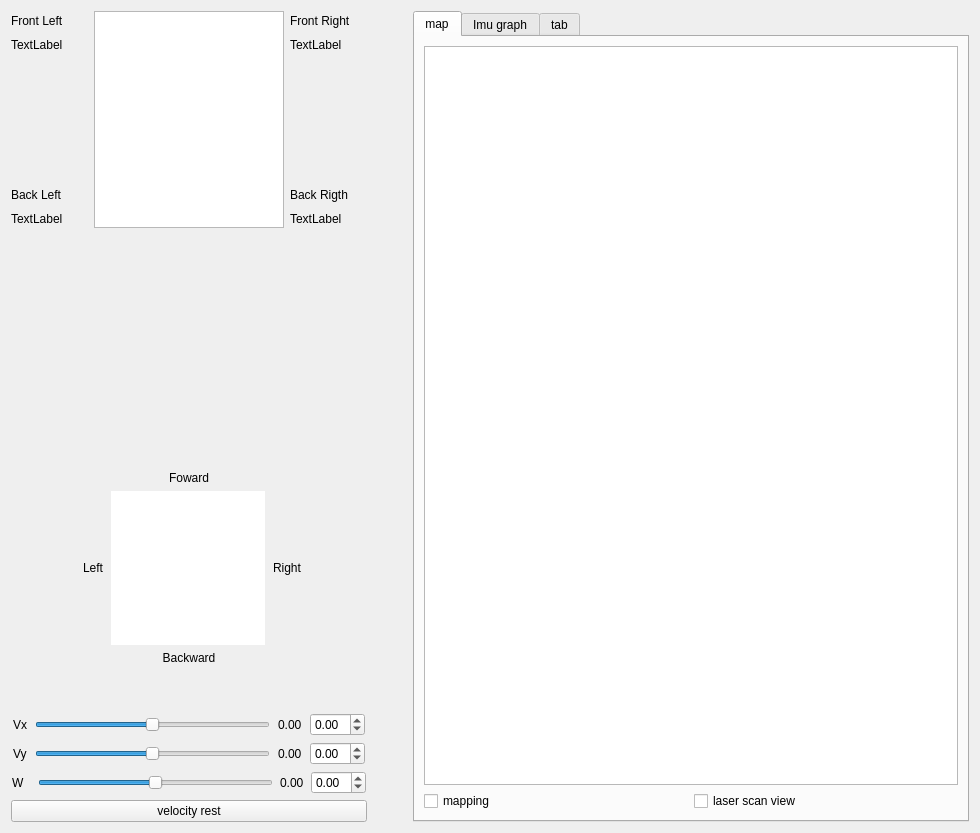
<?xml version="1.0" encoding="UTF-8"?>
<ui version="4.0">
 <class>Form</class>
 <widget class="QWidget" name="Form">
  <property name="geometry">
   <rect>
    <x>0</x>
    <y>0</y>
    <width>980</width>
    <height>833</height>
   </rect>
  </property>
  <property name="sizePolicy">
   <sizepolicy hsizetype="Expanding" vsizetype="Expanding">
    <horstretch>0</horstretch>
    <verstretch>0</verstretch>
   </sizepolicy>
  </property>
  <property name="minimumSize">
   <size>
    <width>50</width>
    <height>0</height>
   </size>
  </property>
  <property name="windowTitle">
   <string>Form</string>
  </property>
  <layout class="QGridLayout" name="gridLayout_3">
   <item row="1" column="0">
    <layout class="QHBoxLayout" name="horizontalLayout_5">
     <property name="sizeConstraint">
      <enum>QLayout::SetMinimumSize</enum>
     </property>
     <item>
      <layout class="QVBoxLayout" name="verticalLayout_2">
       <item>
        <layout class="QGridLayout" name="gridLayout">
         <item row="4" column="0">
          <widget class="QLabel" name="BL_angVel">
           <property name="text">
            <string>TextLabel</string>
           </property>
          </widget>
         </item>
         <item row="4" column="2">
          <widget class="QLabel" name="BR_angVel">
           <property name="text">
            <string>TextLabel</string>
           </property>
          </widget>
         </item>
         <item row="0" column="1" rowspan="5">
          <widget class="QGraphicsView" name="mecanum">
           <property name="minimumSize">
            <size>
             <width>190</width>
             <height>217</height>
            </size>
           </property>
           <property name="maximumSize">
            <size>
             <width>190</width>
             <height>217</height>
            </size>
           </property>
          </widget>
         </item>
         <item row="3" column="0">
          <widget class="QLabel" name="label_3">
           <property name="text">
            <string>Back Left</string>
           </property>
          </widget>
         </item>
         <item row="3" column="2">
          <widget class="QLabel" name="label_4">
           <property name="text">
            <string>Back Rigth</string>
           </property>
          </widget>
         </item>
         <item row="0" column="0">
          <widget class="QLabel" name="label">
           <property name="sizePolicy">
            <sizepolicy hsizetype="Fixed" vsizetype="Preferred">
             <horstretch>0</horstretch>
             <verstretch>0</verstretch>
            </sizepolicy>
           </property>
           <property name="minimumSize">
            <size>
             <width>77</width>
             <height>0</height>
            </size>
           </property>
           <property name="maximumSize">
            <size>
             <width>77</width>
             <height>16777215</height>
            </size>
           </property>
           <property name="text">
            <string>Front Left</string>
           </property>
          </widget>
         </item>
         <item row="1" column="0">
          <widget class="QLabel" name="FL_angVel">
           <property name="text">
            <string>TextLabel</string>
           </property>
          </widget>
         </item>
         <item row="0" column="2">
          <widget class="QLabel" name="label_5">
           <property name="sizePolicy">
            <sizepolicy hsizetype="Fixed" vsizetype="Preferred">
             <horstretch>0</horstretch>
             <verstretch>0</verstretch>
            </sizepolicy>
           </property>
           <property name="minimumSize">
            <size>
             <width>77</width>
             <height>0</height>
            </size>
           </property>
           <property name="maximumSize">
            <size>
             <width>77</width>
             <height>16777215</height>
            </size>
           </property>
           <property name="text">
            <string>Front Right</string>
           </property>
          </widget>
         </item>
         <item row="1" column="2">
          <widget class="QLabel" name="FR_angVel">
           <property name="text">
            <string>TextLabel</string>
           </property>
          </widget>
         </item>
         <item row="2" column="2">
          <spacer name="verticalSpacer_2">
           <property name="orientation">
            <enum>Qt::Vertical</enum>
           </property>
           <property name="sizeType">
            <enum>QSizePolicy::Fixed</enum>
           </property>
           <property name="sizeHint" stdset="0">
            <size>
             <width>20</width>
             <height>125</height>
            </size>
           </property>
          </spacer>
         </item>
         <item row="2" column="0">
          <spacer name="verticalSpacer">
           <property name="orientation">
            <enum>Qt::Vertical</enum>
           </property>
           <property name="sizeType">
            <enum>QSizePolicy::Fixed</enum>
           </property>
           <property name="sizeHint" stdset="0">
            <size>
             <width>20</width>
             <height>125</height>
            </size>
           </property>
          </spacer>
         </item>
        </layout>
       </item>
       <item>
        <layout class="QVBoxLayout" name="verticalLayout">
         <item>
          <spacer name="verticalSpacer_3">
           <property name="orientation">
            <enum>Qt::Vertical</enum>
           </property>
           <property name="sizeHint" stdset="0">
            <size>
             <width>20</width>
             <height>40</height>
            </size>
           </property>
          </spacer>
         </item>
         <item>
          <layout class="QVBoxLayout" name="verticalLayout_3">
           <item>
            <widget class="QLabel" name="label_2">
             <property name="text">
              <string>Foward</string>
             </property>
             <property name="alignment">
              <set>Qt::AlignCenter</set>
             </property>
            </widget>
           </item>
           <item>
            <layout class="QHBoxLayout" name="horizontalLayout_4">
             <item>
              <spacer name="horizontalSpacer">
               <property name="orientation">
                <enum>Qt::Horizontal</enum>
               </property>
               <property name="sizeType">
                <enum>QSizePolicy::Fixed</enum>
               </property>
               <property name="sizeHint" stdset="0">
                <size>
                 <width>40</width>
                 <height>20</height>
                </size>
               </property>
              </spacer>
             </item>
             <item>
              <widget class="QLabel" name="label_8">
               <property name="sizePolicy">
                <sizepolicy hsizetype="Fixed" vsizetype="Preferred">
                 <horstretch>0</horstretch>
                 <verstretch>0</verstretch>
                </sizepolicy>
               </property>
               <property name="minimumSize">
                <size>
                 <width>50</width>
                 <height>0</height>
                </size>
               </property>
               <property name="layoutDirection">
                <enum>Qt::RightToLeft</enum>
               </property>
               <property name="text">
                <string>Left</string>
               </property>
               <property name="alignment">
                <set>Qt::AlignRight|Qt::AlignTrailing|Qt::AlignVCenter</set>
               </property>
              </widget>
             </item>
             <item>
              <widget class="QGraphicsView" name="vel_veiw">
               <property name="sizePolicy">
                <sizepolicy hsizetype="Fixed" vsizetype="Fixed">
                 <horstretch>0</horstretch>
                 <verstretch>0</verstretch>
                </sizepolicy>
               </property>
               <property name="minimumSize">
                <size>
                 <width>154</width>
                 <height>154</height>
                </size>
               </property>
               <property name="maximumSize">
                <size>
                 <width>154</width>
                 <height>154</height>
                </size>
               </property>
               <property name="baseSize">
                <size>
                 <width>230</width>
                 <height>230</height>
                </size>
               </property>
               <property name="contextMenuPolicy">
                <enum>Qt::PreventContextMenu</enum>
               </property>
               <property name="frameShape">
                <enum>QFrame::NoFrame</enum>
               </property>
               <property name="frameShadow">
                <enum>QFrame::Sunken</enum>
               </property>
               <property name="verticalScrollBarPolicy">
                <enum>Qt::ScrollBarAlwaysOff</enum>
               </property>
               <property name="horizontalScrollBarPolicy">
                <enum>Qt::ScrollBarAlwaysOff</enum>
               </property>
              </widget>
             </item>
             <item>
              <widget class="QLabel" name="label_7">
               <property name="sizePolicy">
                <sizepolicy hsizetype="Fixed" vsizetype="Preferred">
                 <horstretch>0</horstretch>
                 <verstretch>0</verstretch>
                </sizepolicy>
               </property>
               <property name="minimumSize">
                <size>
                 <width>50</width>
                 <height>0</height>
                </size>
               </property>
               <property name="text">
                <string>Right</string>
               </property>
              </widget>
             </item>
             <item>
              <spacer name="horizontalSpacer_2">
               <property name="orientation">
                <enum>Qt::Horizontal</enum>
               </property>
               <property name="sizeType">
                <enum>QSizePolicy::Fixed</enum>
               </property>
               <property name="sizeHint" stdset="0">
                <size>
                 <width>40</width>
                 <height>20</height>
                </size>
               </property>
              </spacer>
             </item>
            </layout>
           </item>
           <item>
            <widget class="QLabel" name="label_6">
             <property name="text">
              <string>Backward</string>
             </property>
             <property name="alignment">
              <set>Qt::AlignCenter</set>
             </property>
            </widget>
           </item>
           <item>
            <spacer name="verticalSpacer_4">
             <property name="orientation">
              <enum>Qt::Vertical</enum>
             </property>
             <property name="sizeHint" stdset="0">
              <size>
               <width>20</width>
               <height>40</height>
              </size>
             </property>
            </spacer>
           </item>
          </layout>
         </item>
         <item>
          <layout class="QHBoxLayout" name="horizontalLayout">
           <property name="sizeConstraint">
            <enum>QLayout::SetFixedSize</enum>
           </property>
           <item>
            <widget class="QLabel" name="Vx_fix_label">
             <property name="sizePolicy">
              <sizepolicy hsizetype="Fixed" vsizetype="Preferred">
               <horstretch>0</horstretch>
               <verstretch>0</verstretch>
              </sizepolicy>
             </property>
             <property name="text">
              <string>Vx</string>
             </property>
            </widget>
           </item>
           <item>
            <widget class="QSlider" name="Vx_horizontalSlider">
             <property name="sizePolicy">
              <sizepolicy hsizetype="Fixed" vsizetype="Fixed">
               <horstretch>0</horstretch>
               <verstretch>0</verstretch>
              </sizepolicy>
             </property>
             <property name="minimumSize">
              <size>
               <width>235</width>
               <height>0</height>
              </size>
             </property>
             <property name="styleSheet">
              <string notr="true">QSlider {
            &quot;background-color: #FF3B3B3B;&quot;
            &quot;color: white;&quot;
            &quot;border : 0.1em;&quot;
            &quot;height:  1.5em;&quot;
        }</string>
             </property>
             <property name="minimum">
              <number>-23</number>
             </property>
             <property name="maximum">
              <number>23</number>
             </property>
             <property name="orientation">
              <enum>Qt::Horizontal</enum>
             </property>
             <property name="tickPosition">
              <enum>QSlider::NoTicks</enum>
             </property>
            </widget>
           </item>
           <item>
            <widget class="QLabel" name="Vx_value">
             <property name="sizePolicy">
              <sizepolicy hsizetype="Fixed" vsizetype="Preferred">
               <horstretch>0</horstretch>
               <verstretch>0</verstretch>
              </sizepolicy>
             </property>
             <property name="text">
              <string>0.00</string>
             </property>
            </widget>
           </item>
           <item>
            <widget class="QDoubleSpinBox" name="Vx_doubleSpinBox">
             <property name="sizePolicy">
              <sizepolicy hsizetype="Fixed" vsizetype="Fixed">
               <horstretch>0</horstretch>
               <verstretch>0</verstretch>
              </sizepolicy>
             </property>
             <property name="minimum">
              <double>-0.230000000000000</double>
             </property>
             <property name="maximum">
              <double>0.230000000000000</double>
             </property>
             <property name="singleStep">
              <double>0.010000000000000</double>
             </property>
            </widget>
           </item>
          </layout>
         </item>
         <item>
          <layout class="QHBoxLayout" name="horizontalLayout_2">
           <property name="sizeConstraint">
            <enum>QLayout::SetFixedSize</enum>
           </property>
           <item>
            <widget class="QLabel" name="Vy_fix_label">
             <property name="sizePolicy">
              <sizepolicy hsizetype="Fixed" vsizetype="Preferred">
               <horstretch>0</horstretch>
               <verstretch>0</verstretch>
              </sizepolicy>
             </property>
             <property name="text">
              <string>Vy</string>
             </property>
            </widget>
           </item>
           <item>
            <widget class="QSlider" name="Vy_horizontalSlider">
             <property name="sizePolicy">
              <sizepolicy hsizetype="Fixed" vsizetype="Fixed">
               <horstretch>0</horstretch>
               <verstretch>0</verstretch>
              </sizepolicy>
             </property>
             <property name="minimumSize">
              <size>
               <width>235</width>
               <height>0</height>
              </size>
             </property>
             <property name="minimum">
              <number>-23</number>
             </property>
             <property name="maximum">
              <number>23</number>
             </property>
             <property name="orientation">
              <enum>Qt::Horizontal</enum>
             </property>
            </widget>
           </item>
           <item>
            <widget class="QLabel" name="Vy_value">
             <property name="sizePolicy">
              <sizepolicy hsizetype="Fixed" vsizetype="Preferred">
               <horstretch>0</horstretch>
               <verstretch>0</verstretch>
              </sizepolicy>
             </property>
             <property name="text">
              <string>0.00</string>
             </property>
            </widget>
           </item>
           <item>
            <widget class="QDoubleSpinBox" name="Vy_doubleSpinBox">
             <property name="sizePolicy">
              <sizepolicy hsizetype="Fixed" vsizetype="Fixed">
               <horstretch>0</horstretch>
               <verstretch>0</verstretch>
              </sizepolicy>
             </property>
             <property name="minimum">
              <double>-0.230000000000000</double>
             </property>
             <property name="maximum">
              <double>0.230000000000000</double>
             </property>
             <property name="singleStep">
              <double>0.010000000000000</double>
             </property>
            </widget>
           </item>
          </layout>
         </item>
         <item>
          <layout class="QHBoxLayout" name="horizontalLayout_3">
           <property name="sizeConstraint">
            <enum>QLayout::SetFixedSize</enum>
           </property>
           <item>
            <widget class="QLabel" name="W_fix_label">
             <property name="sizePolicy">
              <sizepolicy hsizetype="Fixed" vsizetype="Preferred">
               <horstretch>0</horstretch>
               <verstretch>0</verstretch>
              </sizepolicy>
             </property>
             <property name="minimumSize">
              <size>
               <width>19</width>
               <height>0</height>
              </size>
             </property>
             <property name="text">
              <string>W</string>
             </property>
            </widget>
           </item>
           <item>
            <widget class="QSlider" name="W_horizontalSlider">
             <property name="sizePolicy">
              <sizepolicy hsizetype="Fixed" vsizetype="Fixed">
               <horstretch>0</horstretch>
               <verstretch>0</verstretch>
              </sizepolicy>
             </property>
             <property name="minimumSize">
              <size>
               <width>235</width>
               <height>0</height>
              </size>
             </property>
             <property name="minimum">
              <number>-23</number>
             </property>
             <property name="maximum">
              <number>23</number>
             </property>
             <property name="orientation">
              <enum>Qt::Horizontal</enum>
             </property>
            </widget>
           </item>
           <item>
            <widget class="QLabel" name="W_value">
             <property name="sizePolicy">
              <sizepolicy hsizetype="Fixed" vsizetype="Preferred">
               <horstretch>0</horstretch>
               <verstretch>0</verstretch>
              </sizepolicy>
             </property>
             <property name="text">
              <string>0.00</string>
             </property>
            </widget>
           </item>
           <item>
            <widget class="QDoubleSpinBox" name="W_doubleSpinBox">
             <property name="sizePolicy">
              <sizepolicy hsizetype="Fixed" vsizetype="Fixed">
               <horstretch>0</horstretch>
               <verstretch>0</verstretch>
              </sizepolicy>
             </property>
             <property name="minimum">
              <double>-0.350000000000000</double>
             </property>
             <property name="maximum">
              <double>0.350000000000000</double>
             </property>
             <property name="singleStep">
              <double>0.010000000000000</double>
             </property>
            </widget>
           </item>
          </layout>
         </item>
         <item>
          <widget class="QPushButton" name="vel_rst_btn">
           <property name="text">
            <string>velocity rest</string>
           </property>
          </widget>
         </item>
        </layout>
       </item>
      </layout>
     </item>
    </layout>
   </item>
   <item row="1" column="1">
    <spacer name="horizontalSpacer_4">
     <property name="orientation">
      <enum>Qt::Horizontal</enum>
     </property>
     <property name="sizeType">
      <enum>QSizePolicy::Fixed</enum>
     </property>
     <property name="sizeHint" stdset="0">
      <size>
       <width>40</width>
       <height>20</height>
      </size>
     </property>
    </spacer>
   </item>
   <item row="1" column="2">
    <layout class="QGridLayout" name="gridLayout_2">
     <item row="0" column="0">
      <widget class="QTabWidget" name="tabWidget">
       <property name="currentIndex">
        <number>0</number>
       </property>
       <widget class="QWidget" name="tab_1">
        <attribute name="title">
         <string>map</string>
        </attribute>
        <layout class="QGridLayout" name="gridLayout_4">
         <item row="1" column="0">
          <widget class="QCheckBox" name="mapping_state">
           <property name="text">
            <string>mapping</string>
           </property>
          </widget>
         </item>
         <item row="1" column="1">
          <widget class="QCheckBox" name="laser_scan_view_state">
           <property name="text">
            <string>laser scan view</string>
           </property>
          </widget>
         </item>
         <item row="0" column="0" colspan="2">
          <widget class="QGraphicsView" name="map">
           <property name="minimumSize">
            <size>
             <width>0</width>
             <height>0</height>
            </size>
           </property>
          </widget>
         </item>
        </layout>
       </widget>
       <widget class="QWidget" name="tab_2">
        <attribute name="title">
         <string>Imu graph</string>
        </attribute>
        <layout class="QGridLayout" name="gridLayout_5">
         <item row="0" column="0">
          <widget class="QWidget" name="imu_graph_widget" native="true"/>
         </item>
        </layout>
       </widget>
       <widget class="QWidget" name="tab_3">
        <attribute name="title">
         <string>tab</string>
        </attribute>
       </widget>
      </widget>
     </item>
    </layout>
   </item>
  </layout>
 </widget>
 <resources/>
 <connections/>
</ui>
